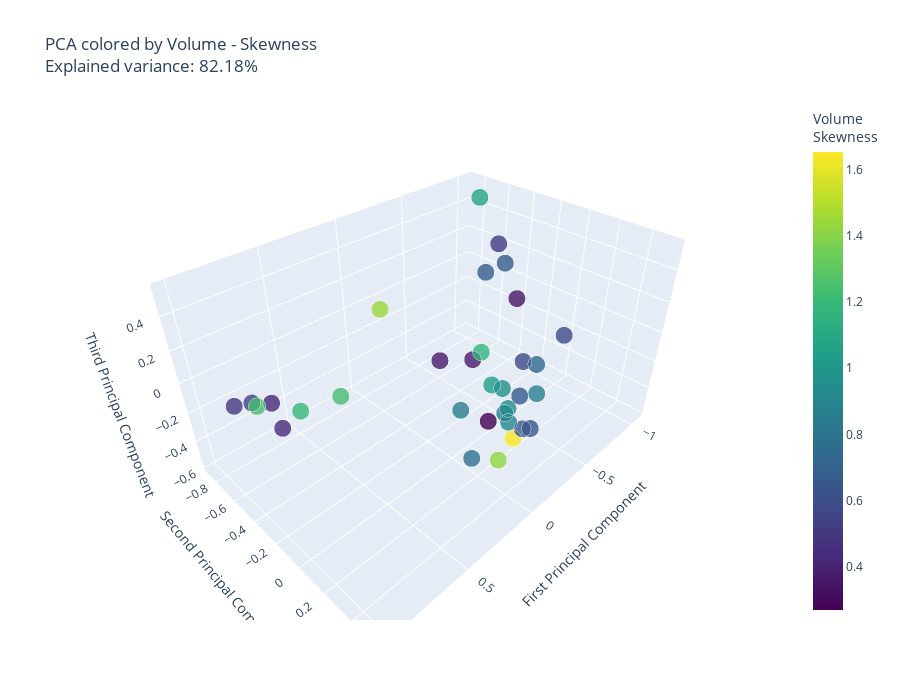

The code cell stored with this chart in its notebook:
### Code cell
# Volume - Skewness
metric_values = Y[:, 4, 2]
fig = create_pca_plot(metric_values, 'Volume', 'Skewness', samples, encodings_3d, pca)
print(f"Volume - Skewness range: {metric_values.min():.4f} to {metric_values.max():.4f}")
fig.show()

### Figure 1 — Plotly figure (JSON) as saved in the notebook; plotly's stock layout.template omitted (floating-point values rounded to 4 significant figures)
{"data": [{"hovertemplate": "<b>%{text}</b><br>PC1: %{x:.3f}<br>PC2: %{y:.3f}<br>PC3: %{z:.3f}<br><extra></extra>", "marker": {"color": [0.3745, 0.3693, 0.5098, 0.3482, 1.079, 0.4316, 0.5463, 0.4282, 0.2694, 0.6659, 0.8537, 0.5824, 1.234, 0.4871, 1.229, 1.653, 0.6819, 0.8668, 0.7252, 0.6291, 0.7748, 0.6629, 1.044, 0.9612, 0.9261, 0.907, 1.441, 0.5823, 0.8619, 1.175, 1.195, 1.416, 0.6525], "colorbar": {"title": {"text": "Volume<br>Skewness"}}, "colorscale": [[0, "#440154"], [0.1111, "#482878"], [0.2222, "#3e4989"], [0.3333, "#31688e"], [0.4444, "#26828e"], [0.5556, "#1f9e89"], [0.6667, "#35b779"], [0.7778, "#6ece58"], [0.8889, "#b5de2b"], [1, "#fde725"]], "line": {"color": "white", "width": 0.5}, "opacity": 0.8, "showscale": true, "size": 6}, "mode": "markers", "text": ["20211025Pa_d01_23_s03<br>Volume Skewness: 0.3745", "20211122Pa_d01_23_s03<br>Volume Skewness: 0.3693", "20211201Pa_d01_23_s03<br>Volume Skewness: 0.5098", "20210616Pa_s03_a03<br>Volume Skewness: 0.3482", "20181219Ba_c09_ct01<br>Volume Skewness: 1.0788", "20210816Pa_s02_d01_06_s04_4<br>Volume Skewness: 0.4316", "20210118Pa_d01_5_s04<br>Volume Skewness: 0.5463", "20210524Pa_d01_5_s03<br>Volume Skewness: 0.4282", "20211004Pa_d02_2<br>Volume Skewness: 0.2694", "20211124Pa_d01_23_s04<br>Volume Skewness: 0.6659", "20210818Pa_s03_4<br>Volume Skewness: 0.8537", "20210118Pa_d01_5_s03<br>Volume Skewness: 0.5824", "20211129Pa_d01_23_s04<br>Volume Skewness: 1.2341", "20180715Pa_s01_fo01_02<br>Volume Skewness: 0.4871", "20210816Pa_s04_4<br>Volume Skewness: 1.2294", "20210816Pa_s03_4<br>Volume Skewness: 1.6525", "20201130Pa_s01<br>Volume Skewness: 0.6819", "20210510Pa_d01_8_d01_11<br>Volume Skewness: 0.8668", "20210510Pa_d01_10_s03<br>Volume Skewness: 0.7252", "20210714Pa_s04<br>Volume Skewness: 0.6291", "20210301Pa_d01_2<br>Volume Skewness: 0.7748", "20180715Pa_s01_fo02_02<br>Volume Skewness: 0.6629", "20210118Pa_d01_20_d01_11<br>Volume Skewness: 1.0443", "20210510Pa_d01_10_d02_11<br>Volume Skewness: 0.9612", "20220214Pa_d01_23_s03<br>Volume Skewness: 0.9261", "20201005Pa_d01_2_d01_18<br>Volume Skewness: 0.9070", "20210524Pa_d01_8_s03<br>Volume Skewness: 1.4412", "20201215Ca_ct10000_30<br>Volume Skewness: 0.5823", "20210510Pa_d01_10_d01_11<br>Volume Skewness: 0.8619", "20211214Pa_d01_23_s03<br>Volume Skewness: 1.1753", "20210301Pa_d01_2_d01_9<br>Volume Skewness: 1.1953", "20181126Pa_d01_27_sc03<br>Volume Skewness: 1.4161", "20180913Pa_s03<br>Volume Skewness: 0.6525"], "type": "scatter3d", "x": [-0.0224, 0.2258, -0.8238, -1.059, -1.021, 0.5697, 0.8139, 0.7409, -0.2695, -0.9845, 0.03141, -0.576, 0.7516, 1.003, 0.9437, 0.05268, -0.8354, -0.1438, -0.5125, -0.05626, 0.459, -0.4206, 0.06872, 0.1348, -0.1629, -0.2291, 0.4325, -0.4675, 0.3228, 0.2186, 0.7531, 0.1105, -0.04925], "y": [0.105, 0.116, -0.4168, -0.4186, -0.7536, -0.8814, -0.6919, -0.6192, 0.03341, -0.4821, 0.3743, 0.02424, 0.0409, -0.4717, -0.3604, 0.4525, -0.5167, 0.4292, 0.1628, 0.4732, 0.5384, 0.1332, 0.3112, 0.4263, 0.2473, 0.2115, -0.05241, 0.3415, 0.3448, 0.3605, -0.3106, 0.4171, 0.4319], "z": [0.1204, 0.2443, 0.3241, -0.1534, 0.4739, -0.5872, -0.1392, -0.1408, -0.4846, 0.1141, -0.04107, -0.2099, 0.2835, 0.07644, 0.1062, -0.1427, 0.0898, 0.01481, -0.1288, -0.1331, 0.06002, -0.3227, 0.1204, 0.1987, -0.1992, -0.3586, 0.5398, 0.1715, 0.1325, 0.4076, -0.005689, -0.2742, -0.1569]}], "layout": {"height": 700, "hovermode": "closest", "scene": {"xaxis": {"title": {"text": "First Principal Component"}}, "yaxis": {"title": {"text": "Second Principal Component"}}, "zaxis": {"title": {"text": "Third Principal Component"}}}, "title": {"text": "PCA colored by Volume - Skewness<br>Explained variance: 82.18%"}, "width": 900}}
